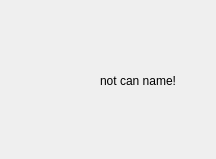
<?xml version="1.0" encoding="UTF-8"?>
<ui version="4.0">
 <class>QWarnTipsDialog</class>
 <widget class="QDialog" name="QWarnTipsDialog">
  <property name="geometry">
   <rect>
    <x>0</x>
    <y>0</y>
    <width>216</width>
    <height>159</height>
   </rect>
  </property>
  <property name="windowTitle">
   <string>Dialog</string>
  </property>
  <widget class="QLabel" name="warnlogo">
   <property name="geometry">
    <rect>
     <x>20</x>
     <y>40</y>
     <width>61</width>
     <height>61</height>
    </rect>
   </property>
   <property name="styleSheet">
    <string notr="true">border-image: url(:/images/warning.png);</string>
   </property>
   <property name="text">
    <string/>
   </property>
  </widget>
  <widget class="QLabel" name="tipsmessage">
   <property name="geometry">
    <rect>
     <x>100</x>
     <y>40</y>
     <width>91</width>
     <height>81</height>
    </rect>
   </property>
   <property name="text">
    <string>not can name!</string>
   </property>
  </widget>
 </widget>
 <resources/>
 <connections/>
</ui>
